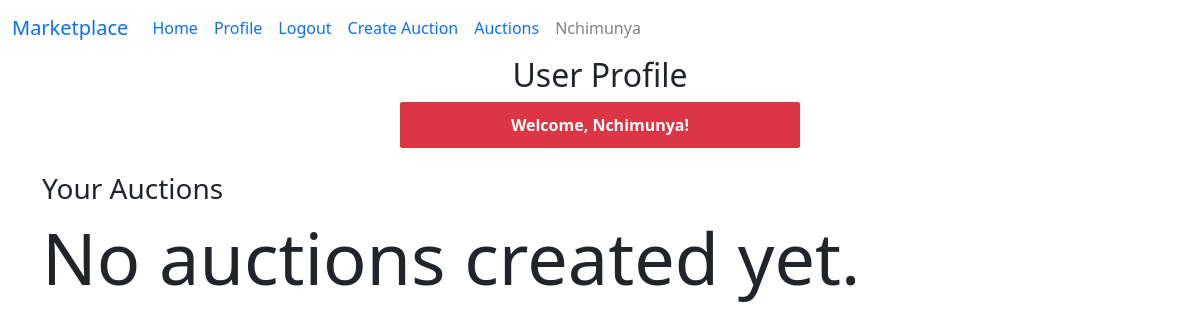
The app's page /profile (signed in), older data.
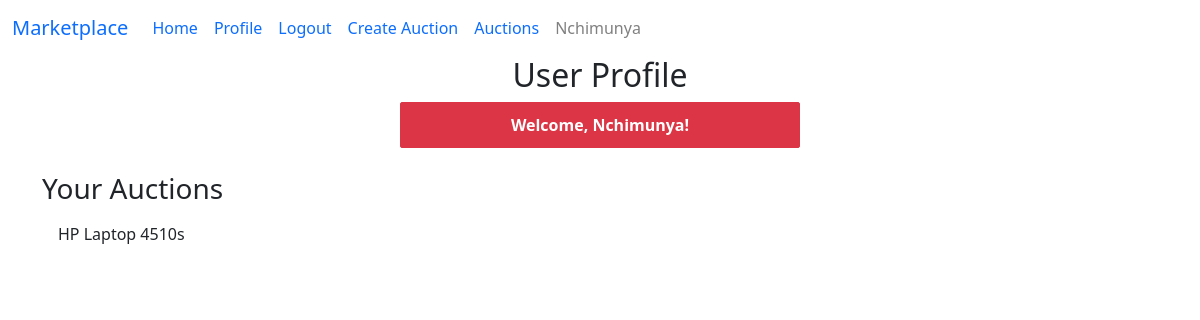
The same page, newer data.
### models.py (models this page shows)
class Auction(db.Model):
    __tablename__ = 'auctions'
    id = db.Column(db.Integer, primary_key=True)
    title = db.Column(db.String(255), nullable=False)
    description = db.Column(db.Text)
    initial_bid = db.Column(db.Float, nullable=False)
    end_date = db.Column(db.DateTime, nullable=False)
    user_id = db.Column(db.Integer, ForeignKey('users.id'), nullable=False)
    user = relationship('User', back_populates='auctions')

### app.py (the view)
@app.route('/profile')
@login_required
def profile():
    if 'username' in session:
        username = session['username']
        user = User.query.filter_by(username=username).first()
        if user:
            user_auctions = Auction.query.filter_by(user_id=user.id).all()
            return render_template('profile.html', access_token=session.get('access_token'), username=username, user_auctions=user_auctions)
    return render_template('profile.html', access_token=session.get('access_token'))

### app.py (called while the page is built)
@login_manager.user_loader
def load_user(user_id):
    return User.query.get(int(user_id))

def login_required(view_func):
    @wraps(view_func)
    def wrapped_view(*args, **kwargs):
        if 'access_token' not in session:
            return redirect(url_for('landing_page'))
        return view_func(*args, **kwargs)
    return wrapped_view

### templates/profile.html (shortened to what this page needs)
{% extends 'base.html' %}
{% block content %}
  <h2>User Profile</h2>
  {% if access_token %}
    <div class="message">Welcome, {{ username }}!</div>
    <div class="mt-4 container">
      <h3>Your Auctions</h3>
      {% if user_auctions %}
      <ul class="list-group list-group-flush">
        {% for auction in user_auctions %}
        <li class="list-group-item">{{ auction.title }}</li>
        {% endfor %}
      </ul>
      {% else %}
      <h1 class="display-2">No auctions created yet.</h1>
      {% endif %}
    </div>
  {% else %}
    <div class="error">Access denied. Please log in.</div>
    <p><a href="{{ url_for('login') }}">Login</a></p>
  {% endif %}
{% endblock %}

Row changes from the older to the newer data that the page shows:
added Auction: title "HP Laptop 4510s"
Text that changed along with them:
text no longer shown: "No auctions created yet."
